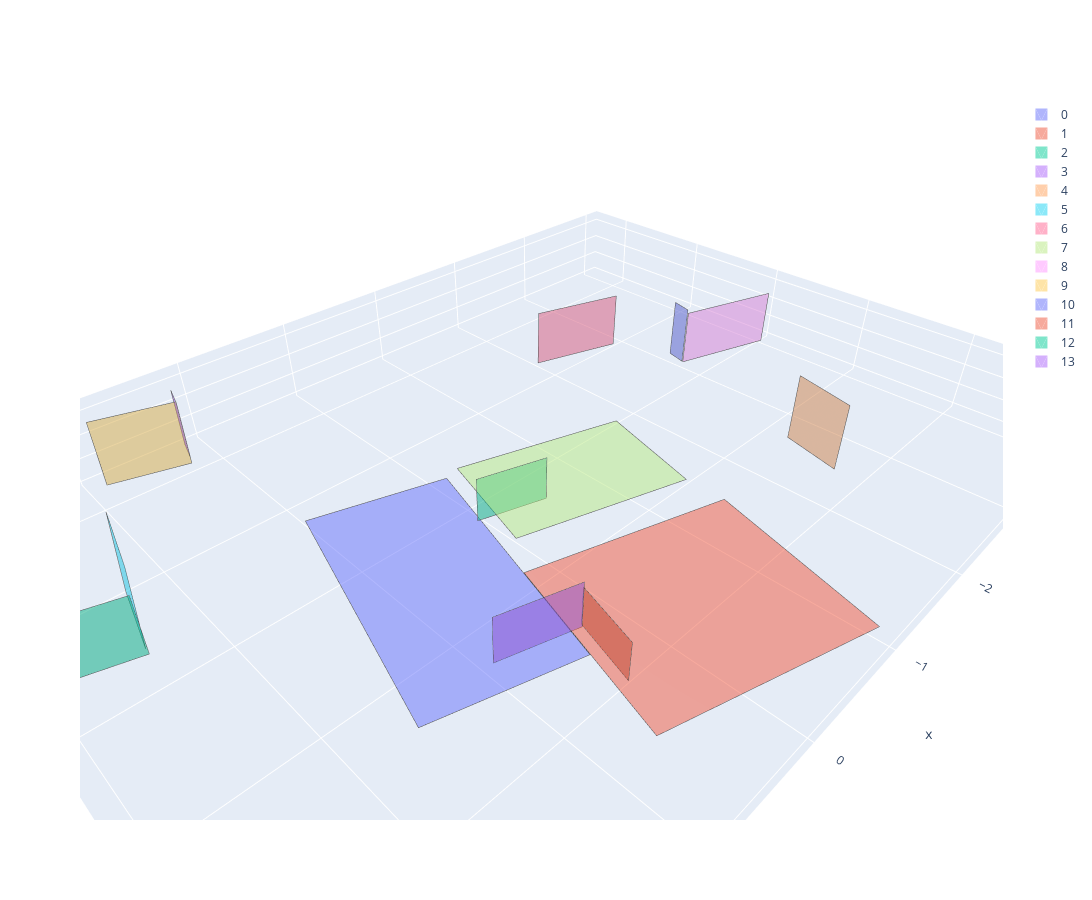

Write notebook code for a chart like this one.
### Code cell
source.remove_small_planes(area_thresh=0.1)
fig = go.Figure(data=source.plot_trace())
fig.update_layout(width=1500, height=900, scene=dict(aspectmode='data'))
fig.show()

### Figure 1 — Plotly figure (JSON) as saved in the notebook; plotly's stock layout.template omitted (floating-point values rounded to 4 significant figures)
{"data": [{"color": "#636EFA", "i": [0, 0], "j": [1, 2], "k": [2, 3], "name": "0", "opacity": 0.5, "showlegend": true, "type": "mesh3d", "x": [1.003, 1.587, 0.4607, -0.1233], "y": [-1.714, 0.3953, 0.7073, -1.402], "z": [-0.1813, -0.1621, -0.1852, -0.2044]}, {"line": {"color": "rgb(70,70,70)", "width": 1}, "mode": "lines", "showlegend": false, "type": "scatter3d", "x": [1.003, 1.587, 0.4607, -0.1233, 1.003], "y": [-1.714, 0.3953, 0.7073, -1.402, -1.714], "z": [-0.1813, -0.1621, -0.1852, -0.2044, -0.1813]}, {"color": "#EF553B", "i": [0, 0], "j": [1, 2], "k": [2, 3], "name": "1", "opacity": 0.5, "showlegend": true, "type": "mesh3d", "x": [0.2294, 0.6536, -1.082, -1.506], "y": [-0.1321, 1.4, 1.881, 0.3486], "z": [-0.1828, -0.1689, -0.2045, -0.2184]}, {"line": {"color": "rgb(70,70,70)", "width": 1}, "mode": "lines", "showlegend": false, "type": "scatter3d", "x": [0.2294, 0.6536, -1.082, -1.506, 0.2294], "y": [-0.1321, 1.4, 1.881, 0.3486, -0.1321], "z": [-0.1828, -0.1689, -0.2045, -0.2184, -0.1828]}, {"color": "#00CC96", "i": [0, 0], "j": [1, 2], "k": [2, 3], "name": "2", "opacity": 0.5, "showlegend": true, "type": "mesh3d", "x": [0.07428, -0.5021, -0.5104, 0.06603], "y": [-0.7969, -0.6373, -0.6385, -0.7981], "z": [-0.1858, -0.1977, 0.1876, 0.1994]}, {"line": {"color": "rgb(70,70,70)", "width": 1}, "mode": "lines", "showlegend": false, "type": "scatter3d", "x": [0.07428, -0.5021, -0.5104, 0.06603, 0.07428], "y": [-0.7969, -0.6373, -0.6385, -0.7981, -0.7969], "z": [-0.1858, -0.1977, 0.1876, 0.1994, -0.1858]}, {"color": "#AB63FA", "i": [0, 0], "j": [1, 2], "k": [2, 3], "name": "3", "opacity": 0.5, "showlegend": true, "type": "mesh3d", "x": [0.3119, 0.941, 0.9326, 0.3034], "y": [0.5022, 0.3279, 0.3266, 0.5009], "z": [-0.1951, -0.1822, 0.2123, 0.1994]}, {"line": {"color": "rgb(70,70,70)", "width": 1}, "mode": "lines", "showlegend": false, "type": "scatter3d", "x": [0.3119, 0.941, 0.9326, 0.3034, 0.3119], "y": [0.5022, 0.3279, 0.3266, 0.5009, 0.5022], "z": [-0.1951, -0.1822, 0.2123, 0.1994, -0.1951]}, {"color": "#FFA15A", "i": [0, 0], "j": [1, 2], "k": [2, 3], "name": "4", "opacity": 0.5, "showlegend": true, "type": "mesh3d", "x": [-2.496, -2.352, -2.365, -2.509], "y": [0.2886, 0.8101, 0.8082, 0.2867], "z": [-0.1255, -0.1207, 0.475, 0.4702]}, {"line": {"color": "rgb(70,70,70)", "width": 1}, "mode": "lines", "showlegend": false, "type": "scatter3d", "x": [-2.496, -2.352, -2.365, -2.509, -2.496], "y": [0.2886, 0.8101, 0.8082, 0.2867, 0.2886], "z": [-0.1255, -0.1207, 0.475, 0.4702, -0.1255]}, {"color": "#19D3F3", "i": [0, 0], "j": [1, 2], "k": [2, 3], "name": "5", "opacity": 0.5, "showlegend": true, "type": "mesh3d", "x": [2.438, 2.201, 2.191, 2.428], "y": [-1.279, -2.136, -2.138, -1.281], "z": [-0.1404, -0.1483, 0.3396, 0.3474]}, {"line": {"color": "rgb(70,70,70)", "width": 1}, "mode": "lines", "showlegend": false, "type": "scatter3d", "x": [2.438, 2.201, 2.191, 2.428, 2.438], "y": [-1.279, -2.136, -2.138, -1.281, -1.279], "z": [-0.1404, -0.1483, 0.3396, 0.3474, -0.1404]}, {"color": "#FF6692", "i": [0, 0], "j": [1, 2], "k": [2, 3], "name": "6", "opacity": 0.5, "showlegend": true, "type": "mesh3d", "x": [-1.923, -2.769, -2.78, -1.934], "y": [-2.157, -1.923, -1.924, -2.159], "z": [-0.1357, -0.1531, 0.3701, 0.3874]}, {"line": {"color": "rgb(70,70,70)", "width": 1}, "mode": "lines", "showlegend": false, "type": "scatter3d", "x": [-1.923, -2.769, -2.78, -1.934, -1.923], "y": [-2.157, -1.923, -1.924, -2.159, -2.157], "z": [-0.1357, -0.1531, 0.3701, 0.3874, -0.1357]}, {"color": "#B6E880", "i": [0, 0], "j": [1, 2], "k": [2, 3], "name": "7", "opacity": 0.5, "showlegend": true, "type": "mesh3d", "x": [-0.2502, 0.02324, -1.484, -1.758], "y": [-1.416, -0.4284, -0.01076, -0.9985], "z": [-0.1778, -0.1688, -0.1998, -0.2088]}, {"line": {"color": "rgb(70,70,70)", "width": 1}, "mode": "lines", "showlegend": false, "type": "scatter3d", "x": [-0.2502, 0.02324, -1.484, -1.758, -0.2502], "y": [-1.416, -0.4284, -0.01076, -0.9985, -1.416], "z": [-0.1778, -0.1688, -0.1998, -0.2088, -0.1778]}, {"color": "#FF97FF", "i": [0, 0], "j": [1, 2], "k": [2, 3], "name": "8", "opacity": 0.5, "showlegend": true, "type": "mesh3d", "x": [-2.987, -3.956, -3.967, -2.998], "y": [-1.201, -0.9325, -0.9341, -1.203], "z": [-0.1654, -0.1853, 0.3338, 0.3537]}, {"line": {"color": "rgb(70,70,70)", "width": 1}, "mode": "lines", "showlegend": false, "type": "scatter3d", "x": [-2.987, -3.956, -3.967, -2.998, -2.987], "y": [-1.201, -0.9325, -0.9341, -1.203, -1.201], "z": [-0.1654, -0.1853, 0.3338, 0.3537, -0.1654]}, {"color": "#FECB52", "i": [0, 0], "j": [1, 2], "k": [2, 3], "name": "9", "opacity": 0.5, "showlegend": true, "type": "mesh3d", "x": [1.879, 1.249, 1.237, 1.866], "y": [-3.217, -3.043, -3.045, -3.219], "z": [-0.1741, -0.187, 0.4006, 0.4135]}, {"line": {"color": "rgb(70,70,70)", "width": 1}, "mode": "lines", "showlegend": false, "type": "scatter3d", "x": [1.879, 1.249, 1.237, 1.866, 1.879], "y": [-3.217, -3.043, -3.045, -3.219, -3.217], "z": [-0.1741, -0.187, 0.4006, 0.4135, -0.1741]}, {"color": "#636EFA", "i": [0, 0], "j": [1, 2], "k": [2, 3], "name": "10", "opacity": 0.5, "showlegend": true, "type": "mesh3d", "x": [-3.029, -2.977, -2.989, -3.041], "y": [-1.393, -1.206, -1.208, -1.394], "z": [-0.1584, -0.1567, 0.3903, 0.3886]}, {"line": {"color": "rgb(70,70,70)", "width": 1}, "mode": "lines", "showlegend": false, "type": "scatter3d", "x": [-3.029, -2.977, -2.989, -3.041, -3.029], "y": [-1.393, -1.206, -1.208, -1.394, -1.393], "z": [-0.1584, -0.1567, 0.3903, 0.3886, -0.1584]}, {"color": "#EF553B", "i": [0, 0], "j": [1, 2], "k": [2, 3], "name": "11", "opacity": 0.5, "showlegend": true, "type": "mesh3d", "x": [0.4517, 0.3055, 0.2984, 0.4446], "y": [1.019, 0.4907, 0.4896, 1.018], "z": [-0.1807, -0.1855, 0.1451, 0.1499]}, {"line": {"color": "rgb(70,70,70)", "width": 1}, "mode": "lines", "showlegend": false, "type": "scatter3d", "x": [0.4517, 0.3055, 0.2984, 0.4446, 0.4517], "y": [1.019, 0.4907, 0.4896, 1.018, 1.019], "z": [-0.1807, -0.1855, 0.1451, 0.1499, -0.1807]}, {"color": "#00CC96", "i": [0, 0], "j": [1, 2], "k": [2, 3], "name": "12", "opacity": 0.5, "showlegend": true, "type": "mesh3d", "x": [2.93, 2.435, 2.424, 2.919], "y": [-1.389, -1.252, -1.253, -1.391], "z": [-0.1568, -0.167, 0.3327, 0.3429]}, {"line": {"color": "rgb(70,70,70)", "width": 1}, "mode": "lines", "showlegend": false, "type": "scatter3d", "x": [2.93, 2.435, 2.424, 2.919, 2.93], "y": [-1.389, -1.252, -1.253, -1.391, -1.389], "z": [-0.1568, -0.167, 0.3327, 0.3429, -0.1568]}, {"color": "#AB63FA", "i": [0, 0], "j": [1, 2], "k": [2, 3], "name": "13", "opacity": 0.5, "showlegend": true, "type": "mesh3d", "x": [1.242, 1.178, 1.167, 1.231], "y": [-3.059, -3.291, -3.293, -3.061], "z": [-0.1484, -0.1506, 0.3737, 0.3758]}, {"line": {"color": "rgb(70,70,70)", "width": 1}, "mode": "lines", "showlegend": false, "type": "scatter3d", "x": [1.242, 1.178, 1.167, 1.231, 1.242], "y": [-3.059, -3.291, -3.293, -3.061, -3.059], "z": [-0.1484, -0.1506, 0.3737, 0.3758, -0.1484]}], "layout": {"height": 900, "scene": {"aspectmode": "data"}, "width": 1500}}
